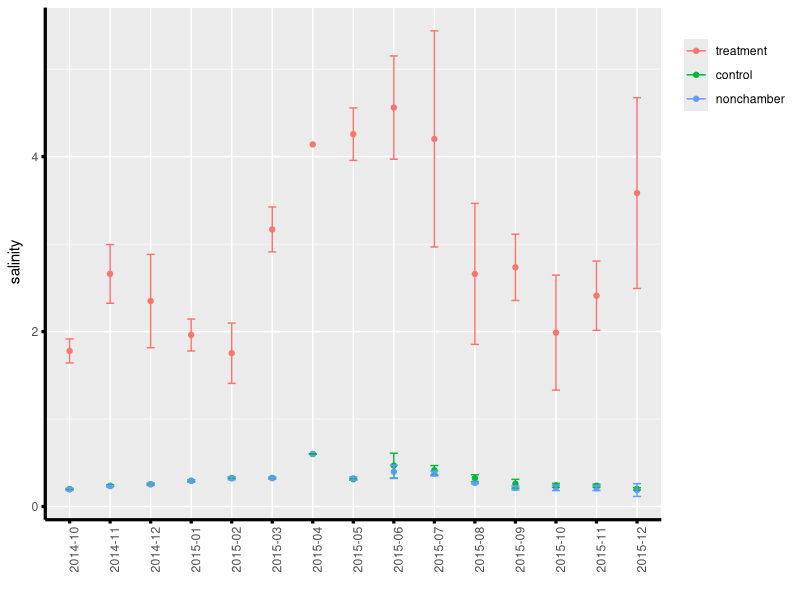

R code for this plot: (Note: this script raises an error after producing the figure.)
library(ggplot2)
library(dplyr)
# library(peatcollapse)
library(cowplot)

cfieldall <- read.csv("../data/fieldallv9.csv", stringsAsFactors = FALSE)
# cfieldall <- read.csv("data/fieldallv9.csv", stringsAsFactors = FALSE)
cfieldall$collect_date <- as.POSIXct(cfieldall$collect_date)
cfieldall$collect_date <- strftime(cfieldall$collect_date, format = "%Y-%m")


nonchamber_fw <- c(2, 4, 6, 9)
nonchamber_bw <- c(1, 4, 5, 7)

cfieldall <- mutate(cfieldall, trt = case_when(
	site == "FW" & chamber %in% nonchamber_fw ~ "nonchamber", 
	site == "BW" & chamber %in% nonchamber_bw ~ "nonchamber", 
	TRUE ~ trt))

cfieldall$trt <- factor(cfieldall$trt, levels = c("treatment", "control", "nonchamber"))

cfieldall <- group_by(cfieldall, collect_date, trt, site, pwsw, inout)
cfieldall <- select(cfieldall, site:inout, trt, 
										           temp.degC.:salinity, 
										           ALKA.mgL.:DOC.mgL, 
															 NH4.mgL:TDN.mgl,
															 srp.um.l:tdp.ppb)

pc_plot <- function(dt, x, y, site){
	x <- enquo(x)
	y <- enquo(y)
	site <- enquo(site)
	
	dt <- filter(dt, site == !!site, inout == "in", pwsw == "PW")
	dt <- summarize(dt, y = mean(!!y, na.rm = TRUE), 
									upper = y + (2 * sd(!!y, na.rm = TRUE) / sqrt(n())),
									lower = y - (2 * sd(!!y, na.rm = TRUE) / sqrt(n())))
	
	ggplot(data = dt) + 
		geom_point(aes_string(x = quo_name(x), y = "y", color = "trt")) + 
		geom_errorbar(data = dt, aes_string(x = quo_name(x), 
											ymin = "lower", ymax = "upper", color = "trt"), width = 0.2) + 
		theme(axis.text.x = element_text(angle = 90), 
					legend.justification = "top", 
					axis.line.x = element_line(colour = "black", size = 1.1), 
					axis.line.y = element_line(colour = "black", size = 1.1), 
					axis.ticks = element_line(colour = "black", size = 1.1)) + 
		xlab("") + ylab(y) + labs(color = "")
}

(gg_fw <- pc_plot(dt = cfieldall, x = collect_date, y = salinity, site = "FW"))

gg_bw <- pc_plot(dt = cfieldall, x = collect_date, y = salinity, site = "BW")

gg <- cowplot::plot_grid(gg_fw + theme(legend.position="none"), 
												 gg_bw + theme(legend.position="none"), 
												 nrow = 2, ncol = 1, labels = c("A", "B"), hjust = -29)

legend <- get_legend(gg_fw + theme(legend.position = "bottom"))
saveRDS(legend, "../figures/legend.rds")

gg_res <- cowplot::plot_grid(gg, legend, ncol = 1, rel_heights = c(1, 0.1))


ggsave(filename = "../figures/chem-ts.png", height = 6, width = 4.6)

# par(mar = c(4, 5, 2, 1))
# 
# png("../figures/chem-ts_fw-sal.png", res = 200, width = 1000, height = 800)
# tsplot(cfieldall, params = "salinity", bwfw = "fw", pwsw = "pw", tofile = FALSE, inout = "in", inclegend = TRUE, print_xaxis = FALSE, print_main = FALSE)
# dev.off()
# 
# png("../figures/chem-ts_bw-sal.png", res = 200, width = 1000, height = 800)
# tsplot(cfieldall, params = "salinity", bwfw = "bw", pwsw = "pw", tofile = FALSE, inout = "in", inclegend = FALSE, print_main = FALSE)
# dev.off()